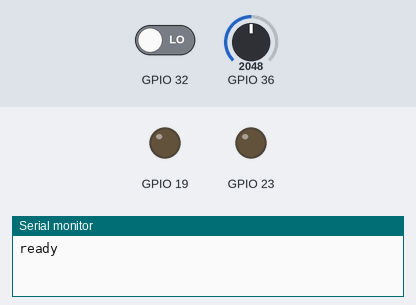
Recording of a sketch running on a simulated ESP32. On the bench: output pins drawn as LEDs (lit = HIGH), the last lines printed to the serial monitor. The inputs (shaded band) are chosen by the test bench; at power-on: GPIO 32 LOW, GPIO 36 = 2048. WiFi joins after 1.5 s; servers stay silent unless stated; uploads are accepted with an empty reply.

Above: at 5.2 s.
5.3 s: GPIO 32 driven HIGH
At 6.1 s:
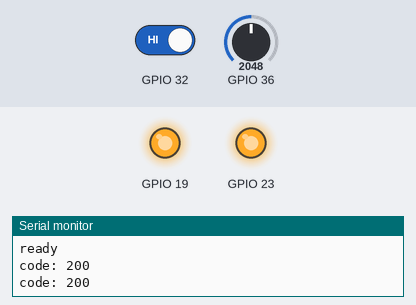
8.3 s: GPIO 32 driven LOW
At 9.4 s:
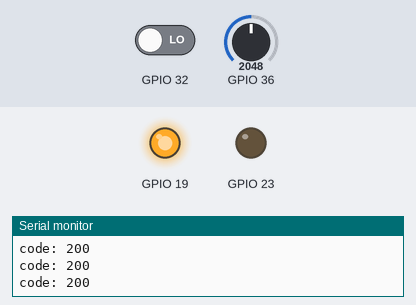
Timing chart, 0 to 11.3 s (numbered marks = the images above; inputs shaded):
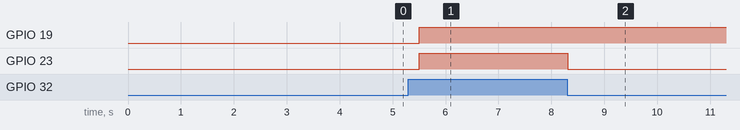

Measured:
- after the input at 5.3 s, GPIO 23: LOW → HIGH after 0.20 s
- after the input at 8.3 s, GPIO 23: HIGH → LOW at once

The sketch:

BasicHttpClient.ino
```cpp
#include <Arduino.h>
#include <WiFi.h>
#include <WiFiMulti.h>
#include <HTTPClient.h>
#include "secrets.h"

WiFiMulti wifiMulti;

String url = "https://www.zeppelinmaker.it/service-dati.php?";

void setup() {
    Serial.begin(9600);
    delay(4000);
    wifiMulti.addAP(WIFI_SSID, WIFI_PASS);

    pinMode(32, INPUT);
    pinMode(19, OUTPUT);
    pinMode(23, OUTPUT);
    Serial.println("ready");
}

void loop() {
  if((wifiMulti.run() == WL_CONNECTED)) {
    digitalWrite(19, HIGH);
    int bt = digitalRead(32);
    if (bt) {
      digitalWrite(23, HIGH);
      HTTPClient http;
      int val = analogRead(36);
      http.begin(url+"temp="+String(val));

      int code = http.GET();
      Serial.print("code: ");Serial.println(code);
      if (code > 0) {
              // file found at server
              if(code == HTTP_CODE_OK) {
                  String payload = http.getString();
                  Serial.println(payload);
              }
          } else {
              Serial.printf("[HTTP] GET... failed, error: %s\n", http.errorToString(code).c_str());
          }

          http.end();
      }
      digitalWrite(23, LOW);
    } else {
      digitalWrite(19, LOW);
    }

}
```

secrets.h
```cpp
#ifndef _STATI_H_
#define _STATI_H_

#define WIFI_SSID "www.zeppelinmaker.it"
#define WIFI_PASS "*1000balene"

#endif
```
